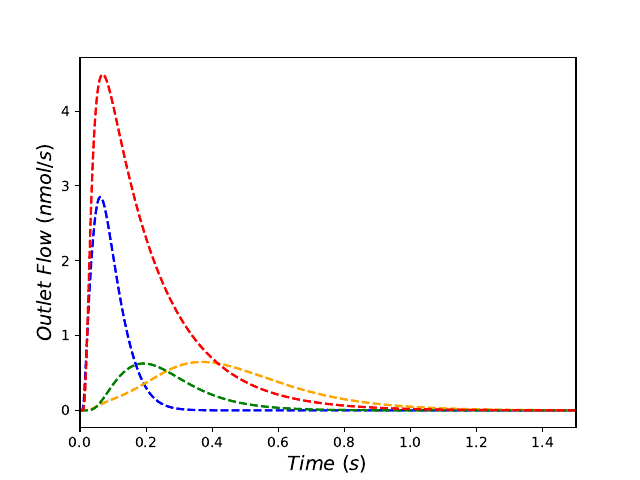

Here is the Python script that generated this plot:
#from structures import *
from .define_adspecies import define_adspecies
from .define_gas import define_gas
from .display_gasses import display_gasses
from .display_surface import display_surface
from .experimental_data import experimental_data
from .mechanism import mechanism
from .reactor import reactor
from .reactor_species import reactor_species
#from read_old_input import read_old_input
from .TAPobject import TAPobject

#from file_io import *
from .new_experiments import new_experiments
from .read_CSV_mechanism import read_CSV_mechanism
from .read_CSV_reactor import read_CSV_reactor
from .read_CSV_reactor_species import read_CSV_reactor_species
from .read_experimental_data_object import read_experimental_data_object
from .read_mechanism_object import read_mechanism_object
from .read_reactor_object import read_reactor_object
from .read_reactor_species_object import read_reactor_species_object 
from .read_TAPobject import read_TAPobject 
from .read_transient_sensitivity import read_transient_sensitivity 
from .save_object import save_object
#from vary_input_file import vary_input_file

#from mechanism_construction import *
#from construct_batch_equation import make_batch_equation
from .construct_f_equation import construct_f_equation
from .construct_f_equation_multiple_experiments import construct_f_equation_multiple_experiments
from .construct_rate_equations import rateEqs
from .display_elementary_processes import display_elementary_processes
from .elementary_process import elementary_process
from .elementary_process_details import elementary_process_details
from .mechanism_constructor import mechanism_constructor
from .mechanism_reactants import mechanism_reactants

#from reference_parameters import *
from .reference_parameters import load_standard_parameters

#from simulation_notes import *
from .timing_details import *
from .error_details import *
from .generate_folders import *

#from inverse_problem import *
from .define_fitting_species import curveFitting
#from point_objective import point_objective
from .std_objective import stdEstablishment
from .total_objective import curveFitting

import matplotlib.pyplot as plt
import numpy as np
import sys

def flux_graph(TAPobject_data: TAPobject):

	fig2, ax2 = plt.subplots()

	ax2.set_xlabel('$Time\ (s)$', fontsize = 14)

	colors = ['b','orange','g','r','k','y','c','m','brown','darkgreen','goldenrod','lavender','lime']

	if TAPobject_data.scaled_graph == True:
		ax2.set_ylabel('$Outlet\ Flow\ (1/s)$', fontsize = 14)
	else:
		ax2.set_ylabel('$Outlet\ Flow\ (nmol/s)$', fontsize = 14)

	try:
		#TAPobject_data.experimental_data = #output_data
		experimental_data = read_experimental_data_object(TAPobject_data.data_name)
		experimental_data_exist = True
	except:
		print('no experimental data')
		experimental_data_exist = False
	synthetic_data = read_experimental_data_object('./'+TAPobject_data.output_name+'/TAP_experimental_data.json')	
	
	legend_label = []
	for j in TAPobject_data.reactor_species.gasses:
		legend_label.append(j)
	for j in TAPobject_data.reactor_species.inert_gasses:
		legend_label.append(j)

	for jnum,j in enumerate(TAPobject_data.reactor_species.gasses):
		for k in synthetic_data[j]:
			if k == 0:
				plt.plot(synthetic_data['time'][0], synthetic_data[j][0],label=j,color=colors[jnum],linestyle='--')
			else:
				plt.plot(synthetic_data['time'][0], synthetic_data[j][0],color=colors[jnum],linestyle='--')

	for jnum,j in enumerate(TAPobject_data.reactor_species.inert_gasses):
		for k in synthetic_data[j]:
			if k == 0:
				plt.plot(synthetic_data['time'][0], synthetic_data[j][0],label=j,color=colors[jnum+len(TAPobject_data.reactor_species.gasses.keys())],linestyle='--')		
			else:
				plt.plot(synthetic_data['time'][0], synthetic_data[j][0],color=colors[jnum+len(TAPobject_data.reactor_species.gasses.keys())],linestyle='--')
	plt.xlim(0,synthetic_data['time'][0][-1])
	if experimental_data_exist == True:
		for jnum,j in enumerate(TAPobject_data.reactor_species.gasses):#
			for k in experimental_data[j]:
				if k == 0:
					plt.scatter(experimental_data['time'][0][::6], experimental_data[j][0][::6],s=5,label=j+'_exp',color=colors[jnum])
				else:
					plt.scatter(experimental_data['time'][0][::6], experimental_data[j][0][::6],s=5,color=colors[jnum])
	
		for jnum,j in enumerate(TAPobject_data.reactor_species.inert_gasses):
			for k in experimental_data[j]:
				if k == 0:
					plt.scatter(experimental_data['time'][0][::6], experimental_data[j][0][::6],s=5,label=j+'_exp',color=colors[jnum+len(TAPobject_data.reactor_species.gasses.keys())])#
				else:
					plt.scatter(experimental_data['time'][0][::6], experimental_data[j][0][::6],s=5,color=colors[jnum+len(TAPobject_data.reactor_species.gasses.keys())])

	if TAPobject_data.display_analytical == True:
		# For reactant / product species

		analyticalTiming = synthetic_data['time'][0]#np.arange(0, time_steps*dt, dt).tolist()
		for kjc in TAPobject_data.reactor_species.gasses:
			outlet = []
		
			factor = TAPobject_data.reactor_species.gasses[kjc].intensity*TAPobject_data.reactor_species.reference_pulse_size
			
			for k in analyticalTiming:
				analyticalValue = 0
				if k - TAPobject_data.reactor_species.gasses[kjc].delay > 0:
					for n in range(0,50):### Analytical solution section # gasses[name].catalyst_diffusion
						analyticalValue += ((-1)**n)*(2*n+1)*np.exp((-(n+0.5)**2)*(3.14159**2)*((k - TAPobject_data.reactor_species.gasses[kjc].delay)*(TAPobject_data.reactor_species.gasses[kjc].inert_diffusion/(TAPobject_data.reactor.zone_voids[0]*(TAPobject_data.reactor.total_length**2)))))
				else: 
					analyticalValue = -1
				if analyticalValue < 0:
					outlet.append(0)
				else:
					outlet.append(factor*(TAPobject_data.reactor_species.gasses[kjc].inert_diffusion*3.14159/(TAPobject_data.reactor.zone_voids[0]*(TAPobject_data.reactor.total_length**2)))*analyticalValue)
			
			try:
				ax2.plot(analyticalTiming,outlet,color='k',label='Analytical '+kjc, alpha=0.7)
			except ValueError:
				outlet = outlet[:-1]
				ax2.plot(analyticalTiming,outlet,color='k',label='Analytical '+kjc, alpha=0.7)

		analyticalTiming = synthetic_data['time'][0]#np.arange(0, time_steps*dt, dt).tolist()
		for kjc in TAPobject_data.reactor_species.inert_gasses:
			outlet = []
		
			factor = TAPobject_data.reactor_species.inert_gasses[kjc].intensity*TAPobject_data.reactor_species.reference_pulse_size
			
			for k in analyticalTiming:
				analyticalValue = 0
				if k - TAPobject_data.reactor_species.inert_gasses[kjc].delay > 0:
					for n in range(0,50):### Analytical solution section # gasses[name].catalyst_diffusion
						analyticalValue += ((-1)**n)*(2*n+1)*np.exp((-(n+0.5)**2)*(3.14159**2)*((k - TAPobject_data.reactor_species.inert_gasses[kjc].delay)*(TAPobject_data.reactor_species.inert_gasses[kjc].inert_diffusion/(TAPobject_data.reactor.zone_voids[0]*(TAPobject_data.reactor.total_length**2)))))
				else: 
					analyticalValue = -1
				if analyticalValue < 0:
					outlet.append(0)
				else:
					outlet.append(factor*(TAPobject_data.reactor_species.inert_gasses[kjc].inert_diffusion*3.14159/(TAPobject_data.reactor.zone_voids[0]*(TAPobject_data.reactor.total_length**2)))*analyticalValue)
			
			try:
				ax2.plot(analyticalTiming,outlet,color='k',label='Analytical '+kjc, alpha=0.7)
			except ValueError:
				outlet = outlet[:-1]
				ax2.plot(analyticalTiming,outlet,color='k',label='Analytical '+kjc, alpha=0.7)

	plt.savefig('flux_graph.pdf')
	plt.legend()
	plt.show()
	sys.exit()
	if reac_input['Experimental Data Folder'].lower() != 'none':
		
		for k,j in enumerate(legend_label):
			if j != 'timing': #and j != 'conVtime_1' and j != 'conVtime_2' and j != 'conVtime_3' and j != 'conVtime_0' 
				dfNew = pd.read_csv(reac_input['Experimental Data Folder']+'/flux_data/'+legend_label[k]+'.csv',header=None)
				if reac_input['Display Experimental Data'].lower() == 'true':
					ax2.scatter(dfNew[0][:],dfNew[1][:],color=colors[k],label='exp '+legend_label[k], alpha=0.2) #, ls = '--'
			else:
				pass

		if reac_input['Display Objective Points'].lower() == 'true':
			for k_fitting in range(0,len(legend_label[:int(len(legend_label)-reac_input['Number of Inerts'])])):
				print(legend_label[k_fitting])
				if objSpecies[k_fitting] == '1':
					ax2.scatter(output_fitting[legend_label[k_fitting]]['times'],output_fitting[legend_label[k_fitting]]['values'],marker='^',color=colors[k_fitting],label='Fitting'+legend_label[k_fitting])

	# Inert Plot
	if TAPobject_data.display_analytical == True:
		# For reactant / product species

		analyticalTiming = np.arange(0, time_steps*dt, dt).tolist()
		for kjc in TAPobject_data.reactor_species.gasses:
			outlet = []
		
			if reac_input['Scale Output'].lower() == 'true':
				factor = 1
			else:
				factor = TAPobject_data.reactor_species.gasses[kjc].intensity*TAPobject_data.reactor_species.reference_pulse_size
			
			for k in range(0,time_steps+1):
				analyticalValue = 0
				if k*dt - TAPobject_data.reactor_species.gasses[kjc].delay > 0:
					for n in range(0,50):
						analyticalValue += ((-1)**n)*(2*n+1)*np.exp((-(n+0.5)**2)*(3.14159**2)*((k*dt - species_time[kjc])*(D[kjc][0]/(eb[0]*(np.sum(r_param)**2)))))
				else: 
					analyticalValue = -1
				if analyticalValue < 0:
					outlet.append(0)
				else:
					outlet.append(factor*(D[kjc][0]*3.14159/(eb[0]*(np.sum(r_param)**2)))*analyticalValue)
			
			# Store analytical solution data
			np.savetxt('./analyticalCO19000.csv', outlet, delimiter=",")
			try:
				ax2.plot(analyticalTiming,outlet,color=colors[kjc],label='Analytical '+legend_label[kjc], alpha=0.7)
				#ax2.plot(graph_data['timing'],outlet,color=colors[kjc],label='Analytical '+legend_label[kjc], alpha=0.7)
			except ValueError:
				outlet = outlet[:-1]
				ax2.plot(analyticalTiming,outlet,color=colors[kjc],label='Analytical '+legend_label[kjc], alpha=0.7)
				#ax2.plot(graph_data['timing'],outlet,color=colors[kjc],label='Analytical '+legend_label[kjc], alpha=0.7)
		
		# For inert species
		for kjc in range(0,int(reac_input['Number of Inerts'])):
			outlet = []
			outlet.append(0)
		
			zAnalytical = 1
			while zAnalytical*dt < species_time[monitored_gas+kjc]:
				outlet.append(0)
				zAnalytical+=1	
			outlet.append(0)
			if reac_input['Scale Output'].lower() == 'true':
				factor = 1
			else:
				factor = float(species_pulse_list[monitored_gas+kjc])*reac_input['Reference Pulse Size']
			for k in range(zAnalytical+1,int(reac_input['Time Steps'])+1):
				analyticalValue = 0
				for n in range(0,50):
					analyticalValue += ((-1)**n)*(2*n+1)*np.exp((-(n+0.5)**2)*(3.14159**2)*((k*dt - species_time[monitored_gas+kjc])*(D[monitored_gas+kjc][0]/(eb[0]*(np.sum(r_param)**2)))))
				outlet.append(factor*(D[monitored_gas+kjc][0]*3.14159/(eb[0]*(np.sum(r_param)**2)))*analyticalValue)
			try:
				ax2.plot(analyticalTiming,outlet,color=colors[monitored_gas+kjc],label='Analytical '+legend_label[monitored_gas+kjc], alpha=0.7)
				#ax2.plot(graph_data['timing'],outlet,color=colors[monitored_gas+kjc],label='Analytical'+legend_label[monitored_gas+kjc], alpha=0.7)
			except ValueError:
				outlet = outlet[:-1]
				ax2.plot(analyticalTiming,outlet,color=colors[monitored_gas+kjc],label='Analytical '+legend_label[monitored_gas+kjc], alpha=0.7)
				#ax2.plot(graph_data['timing'],outlet,color=colors[monitored_gas+kjc],label='Analytical'+legend_label[monitored_gas+kjc], alpha=0.7)

	for knum,k in enumerate(necessary_values['reactants']):
		if knum < necessary_values['molecules_in_gas_phase']:

			dfTemp = pd.read_csv(reac_input['Output Folder Name']+'_folder/flux_data/'+k+'.csv',header=None)
			graphLimit = dfTemp[0][len(dfTemp[0]) - 1]
			
			if type(pulse) == int:
				ax2.plot(dfTemp[0],dfTemp[pulse],color=colors[knum], ls = '--',label=legend_label[knum], alpha=0.7)
			
			elif type(pulse) == list:
				legendInclude = True
				for j in pulse:
					if legendInclude == True:
						ax2.plot(dfTemp[0],dfTemp[j],color=colors[knum], ls = '--', label=legend_label[knum], alpha=0.7)
						legendInclude = False
					else:
						ax2.plot(dfTemp[0],dfTemp[j],color=colors[knum], ls = '--', label='_nolegend_', alpha=0.7)
			else:
				legendInclude = True
				for j in range(1, len(dfTemp.columns)):
					if legendInclude == True:
						ax2.plot(dfTemp[0],dfTemp[j],color=colors[knum], ls = '--', label=legend_label[knum], alpha=0.7)
						legendInclude = False
					else:
						ax2.plot(dfTemp[0],dfTemp[j],color=colors[knum], ls = '--', label='_nolegend_', alpha=0.7)
	ax2.set_xlim(0,graphLimit)
	for k in range(0,int(reac_input['Number of Inerts'])):
		
		dfTemp = pd.read_csv(reac_input['Output Folder Name']+'_folder/flux_data/Inert-'+str(k+1)+'.csv',header=None)
		if type(pulse) == int:
			ax2.plot(dfTemp[0],dfTemp[pulse],color=colors[necessary_values['molecules_in_gas_phase']+k], ls = '--', label=legend_label[necessary_values['molecules_in_gas_phase']+k], alpha=0.7)
			
		elif type(pulse) == list:
			legendInclude = True
			for j in pulse:
				if legendInclude == True:
					#print(legend_label[necessary_values['molecules_in_gas_phase']+k-1])
					ax2.plot(dfTemp[0],dfTemp[j],color=colors[necessary_values['molecules_in_gas_phase']+k], ls = '--', label=legend_label[necessary_values['molecules_in_gas_phase']+k], alpha=0.7)
					legendInclude = False
				else:
					ax2.plot(dfTemp[0],dfTemp[j],color=colors[necessary_values['molecules_in_gas_phase']+k], ls = '--', label='_nolegend_', alpha=0.7)

		else:
			legendInclude = True
			for j in range(1, len(dfTemp.columns)):
				if legendInclude == True:
					#print(legend_label[necessary_values['molecules_in_gas_phase']+k-1])
					ax2.plot(dfTemp[0],dfTemp[j],color=colors[necessary_values['molecules_in_gas_phase']+k], ls = '--', label=legend_label[necessary_values['molecules_in_gas_phase']+k], alpha=0.7)
					legendInclude = False
				else:
					ax2.plot(dfTemp[0],dfTemp[j],color=colors[necessary_values['molecules_in_gas_phase']+k], ls = '--', label='_nolegend_', alpha=0.7)

	ax2.legend(title="Gas Species",loc = 1)

	if store_graph == True:
		plt.savefig(output_name)
	
	if show_graph == True:
		plt.show()

		if reac_input['Infinite Inert'].lower() == 'true':
			if k_pulse == 0:
	
				reac_time['Time Steps'] = 3000
				analyticalTiming = np.arange(0, reac_input['Time Steps']*dt, dt).tolist()
				for kjc in range(0,monitored_gas):
					outlet = []
						
					if reac_input['Scale Output'].lower() == 'true':
						factor = 1
					else:
						factor = float(species_pulse_list[kjc])*reac_input['Reference Pulse Size']
						
					for k in range(0,int(reac_input['Time Steps'])+1):
						analyticalValue = 0
						if k*dt - species_time[kjc] > 0:
							for n in range(0,50):
								analyticalValue += ((-1)**n)*(2*n+1)*np.exp((-(n+0.5)**2)*(3.14159**2)*((k*dt - species_time[kjc])*(D[kjc][0]/(eb[0]*(np.sum(r_param)**2)))))
						else: 
							analyticalValue = -1
						if analyticalValue < 0:
							outlet.append(0)
						else:
							outlet.append(factor*(D[kjc][0]*3.14159/(eb[0]*(np.sum(r_param)**2)))*analyticalValue)
	
					try:
						ax2.plot(analyticalTiming,outlet,color=colors[kjc],label='Analytical '+legend_label[kjc], alpha=0.7)

					except ValueError:
						outlet = outlet[:-1]
						ax2.plot(analyticalTiming,outlet,color=colors[kjc],label='Analytical '+legend_label[kjc], alpha=0.7)
					
				for kjc in range(0,int(reac_input['Number of Inerts'])):
					outlet = []
					outlet.append(0)
					
					zAnalytical = 1
	
					while zAnalytical*dt < species_time[monitored_gas+kjc]:
						outlet.append(0)
						zAnalytical+=1	
					outlet.append(0)
	
					if reac_input['Scale Output'].lower() == 'true':
						factor = 1
					else:
						factor = float(species_pulse_list[monitored_gas+kjc])*reac_input['Reference Pulse Size']
	
					for k in range(zAnalytical+1,int(reac_input['Time Steps'])+1):
						analyticalValue = 0
						for n in range(0,50):
							analyticalValue += ((-1)**n)*(2*n+1)*np.exp((-(n+0.5)**2)*(3.14159**2)*((k*dt - species_time[monitored_gas+kjc])*(D[monitored_gas+kjc][0]/(eb[0]*(np.sum(r_param)**2)))))
						outlet.append(factor*(D[monitored_gas+kjc][0]*3.14159/(eb[0]*(np.sum(r_param)**2)))*analyticalValue)
	
					try:
						ax2.plot(analyticalTiming,outlet,color=colors[monitored_gas+kjc],label='Analytical'+legend_label[monitored_gas+kjc], alpha=0.7)
					except ValueError:
						outlet = outlet[:-1]
						ax2.plot(analyticalTiming,outlet,color=colors[monitored_gas+kjc],label='Analytical'+legend_label[monitored_gas+kjc], alpha=0.7)




		if reac_input['Experimental Data Folder'].lower() != 'none' and reac_input['Display Experimental Data'].lower() == 'true':
			if reac_input['Display Objective Points'].lower() == 'true' or reac_input['Fit Parameters'].lower() == 'true':
				if k_pulse == 0:
					for k_fitting in range(0,len(legend_label[:int(len(legend_label)-reac_input['Number of Inerts'])])):
						if objSpecies[k_fitting] == '1':
							ax2.scatter(output_fitting[legend_label[k_fitting]]['times'],output_fitting[legend_label[k_fitting]]['values'],marker='^',color=colors[k_fitting],label='Fitting'+legend_label[k_fitting])
			
			if reac_input['Display Objective Points'].lower() == 'true':# and reac_input['Fit Inert'].lower() == 'true':
				for k_fitting in range(len(legend_label[:int(len(legend_label)-reac_input['Number of Inerts'])]),len(legend_label)):
					if objSpecies[k_fitting] == '1':
						ax2.scatter(output_fitting[legend_label[k_fitting]]['times'],output_fitting[legend_label[k_fitting]]['values'],marker='^',color=colors[k_fitting],label='Fitting'+legend_label[k_fitting], alpha=0.3)
	
	
			for k,j in enumerate(graph_data):
				if j != 'timing':
					if k_pulse > 0:
						pass
					else:
						dfNew = pd.read_csv(reac_input['Experimental Data Folder']+'/flux_data/'+legend_label[k]+'.csv',header=None)

						ax2.scatter(dfNew[0][:],dfNew[1][:],color=colors[k],label='exp '+legend_label[k], alpha=0.2) #, ls = '--'
				else:
					pass	
